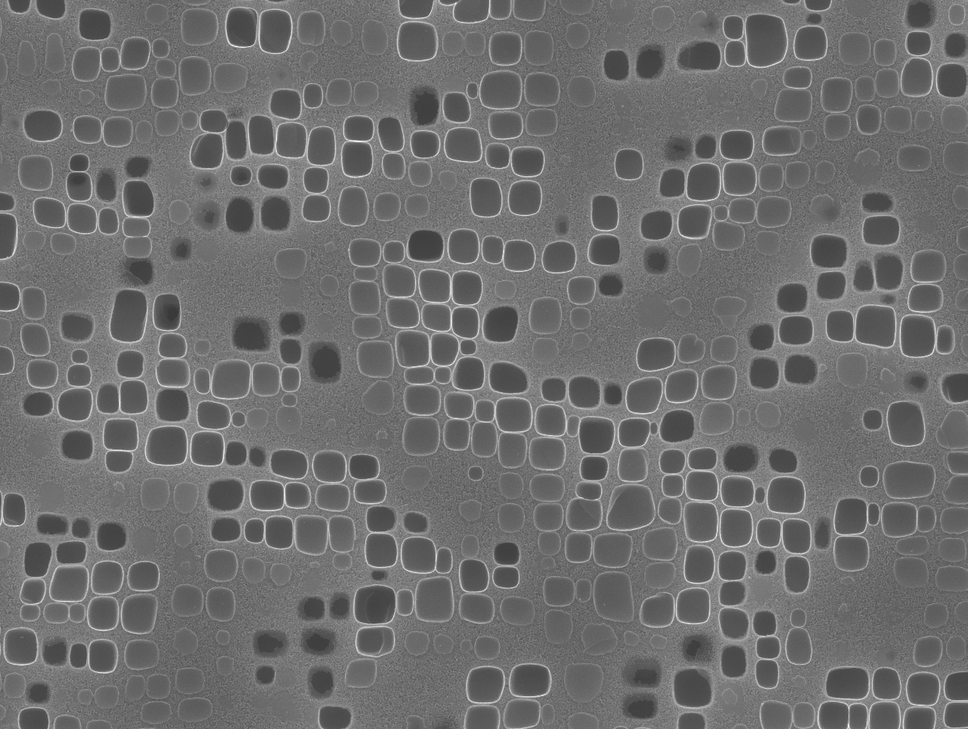
#> input picture images/AMSP2_11_8h1320C_B_2_D_10k2_SEI_crop.tif, 968 x 729 px, shrunk from 1280 x 963 before the run
$ python -i SR_ARsquare_V2.py   (imports and definitions only)
#> lines starting #> are read from the running program, lines starting #| are printed output that depends on the picture; after the words box and inside, x2 and y2 are one past the last pixel; in counts of white or black regions, pixels touching at a corner belong together
# -*- coding: utf-8 -*-
"""
Created on Sun Sep 22 20:15:26 2024

Listes de fonctions utiles pour récupérer le facteur de forme d'une image
List of usefull fonction to calculate the Shape Factor of Precipitates of an image

J.S. Van Sluytman, T.M. Pollock,
Optimal precipitate shapes in nickel-base γ–γ′ alloys,
Acta Materialia,
Volume 60, Issue 4,
2012,
Pages 1771-1783,
ISSN 1359-6454,
https://doi.org/10.1016/j.actamat.2011.12.008.

@author: abelr
"""

import cv2
import numpy as np
import matplotlib.pyplot as plt
import math
# from PIL import Image
from matplotlib.backends.backend_agg import FigureCanvasAgg as FigureCanvas


# Function to remove border touching objects
def remove_border_objects(image_path):
    """
    Removes objects from a binary image that are touching the borders.
    Black on white image.

    Args:
        image_path (str): The file path to the input image. The image should
        be in a format readable by OpenCV.

    Returns:
        numpy.ndarray: The processed image where objects touching the borders
        have been removed. The output is a binary image with white objects
        (255) on a black background (0).

    Description:
        This function loads an image from the given path, converts it to
        grayscale, and then applies Otsu's thresholding to create a binary
        image. It then detects all external contours and checks if any of the
        contours touch the borders of the image. If they do, those contours
        are filled (removed). Finally, the resulting image is inverted
        (white objects on a black background) and returned.

    Steps:
        1. Load the image in grayscale.
        2. Apply Otsu's thresholding to convert it to a binary image.
        3. Find external contours in the binary image.
        4. Create a mask where all objects touching the border are removed.
        5. Apply the mask to the binary image.
        6. Invert the image and return the result.

    Example usage:
        result_image = remove_border_objects("path_to_image.png")
    """
    # Load the image in grayscale
    image = cv2.imread(image_path, cv2.IMREAD_GRAYSCALE)

    # Invert colors to have objects in white on black background
    _, binary_img_otsu = cv2.threshold(np.array(image), 0, 255,
                                       cv2.THRESH_BINARY_INV + cv2.THRESH_OTSU)


    # Extract contours from the binary image
    contours, _ = cv2.findContours(binary_img_otsu, cv2.RETR_EXTERNAL,
                                   cv2.CHAIN_APPROX_SIMPLE)

    # Create an empty mask
    mask = np.ones(image.shape, dtype=np.uint8) * 255

    # Remove contours touching the border
    height, width = binary_img_otsu.shape
    for contour in contours:
        for point in contour:
            if point[0][0] == 0 or point[0][0] == width - 1 or point[0][1] == 0 or point[0][1] == height - 1:
                cv2.drawContours(mask, [contour], -1, 0, thickness=cv2.FILLED)
                break

    # Apply the mask to the original binary image
    result = cv2.bitwise_and(binary_img_otsu, binary_img_otsu, mask=mask)

    # Invert the colors to get the final image
    final_image = cv2.bitwise_not(result)

    return final_image


# *************************** Function N°1 **************************************
#
#
def get_contour(image_path):
    """
    Extracts the largest contour from a binary version of the input image.

    Args:
        image_path (str): The file path to the image.

    Returns:
        tuple: A tuple containing:
            - largest_contour (numpy.ndarray): The largest contour found in
            the image.
            - binary_img_otsu (numpy.ndarray): The binary image after applying
            Otsu's thresholding.

    Description:
        This function loads an image, converts it to grayscale, and applies
        Otsu's thresholding
        to obtain a binary image. It then finds all the external contours in
        the image, and returns
        the largest one based on contour area.
    """
    # Load the image
    # img = Image.open(image_path).convert("L")
    img = remove_border_objects(image_path)
#> in remove_border_objects, image is the input picture: shape (729, 968); min 56, max 255, mean 109.4
#> in remove_border_objects, `_, binary_img_otsu = cv2.threshold(np.array(image), 0, 255, cv2.THRESH..`:
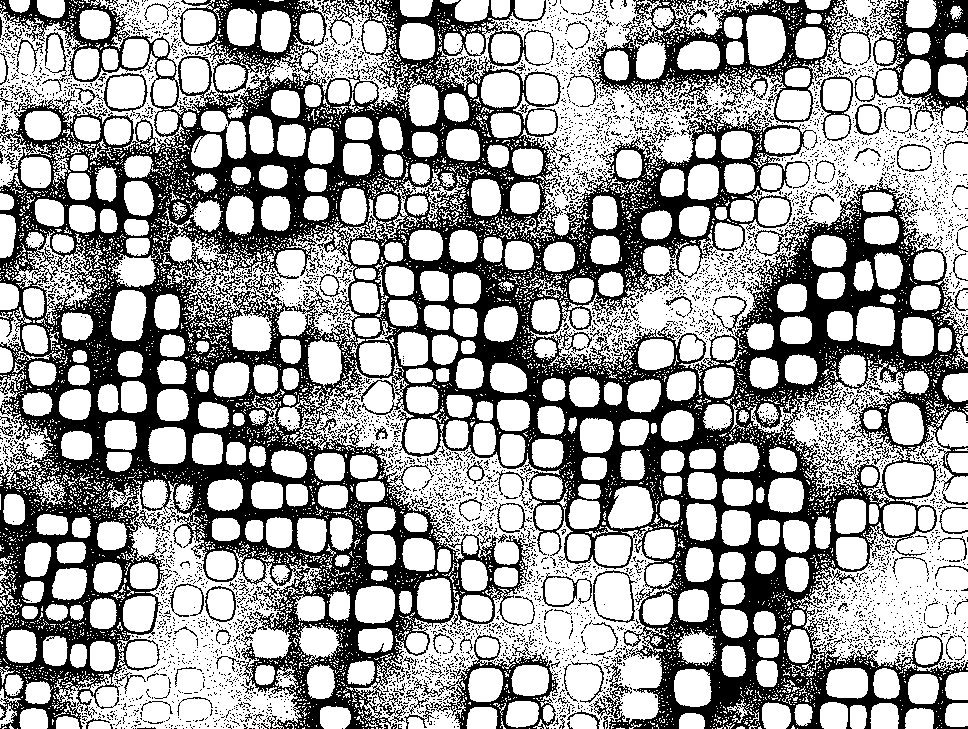
#> binary_img_otsu: shape (729, 968); 62.8% white; 5159 black regions (4972 under 20 px)
#> in remove_border_objects, `contours, _ = cv2.findContours(binary_img_otsu, cv2.RETR_EXTERNAL, cv2..`: contours = 6273 contours, 5855 with area under 20; largest, box (x1, y1, x2, y2) and area: (434, 0, 968, 370) 70766, (277, 338, 678, 729) 48858, (54, 479, 323, 729) 27632, (747, 359, 968, 672) 26640, (0, 0, 238, 187) 16087
#> the loop in remove_border_objects, `for contour in contours:` made 6273 passes
#> contour on passes 1 to 3: [[797, 728]], [[715, 728]], [[712, 728]]
#> after the loop in remove_border_objects, `for contour in contours:`:
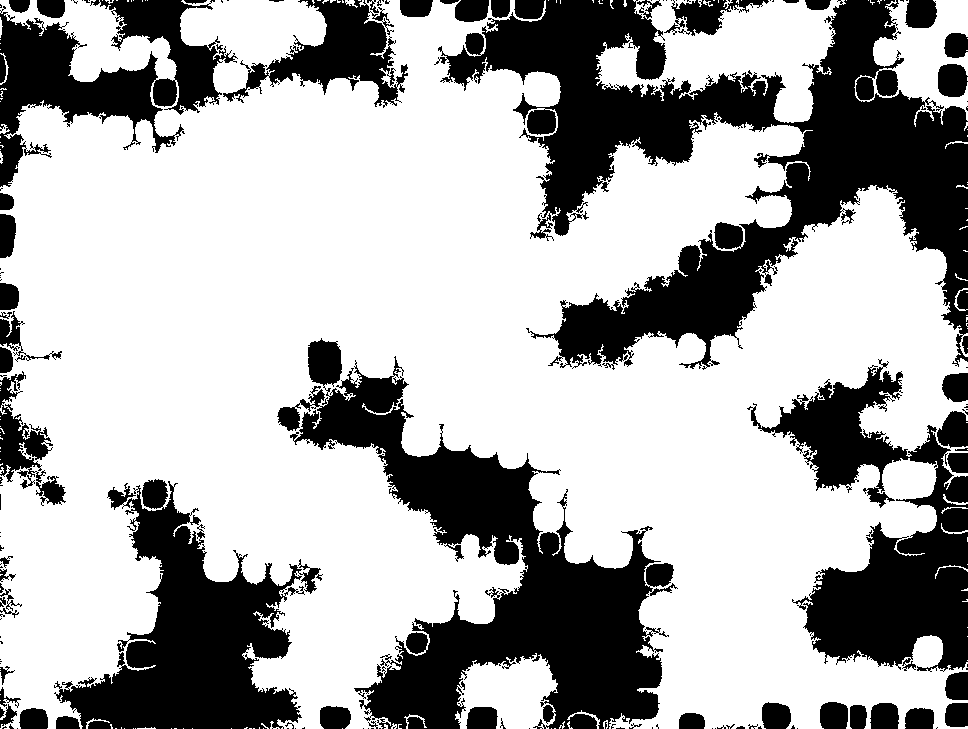
#> mask: shape (729, 968); 67.1% white; 146 black regions (85 under 20 px), largest, box (x1, y1, x2, y2) and area: (434, 0, 968, 370) 75302, (277, 338, 678, 729) 51765, (54, 479, 323, 729) 29217
#> in remove_border_objects, `result = cv2.bitwise_and(binary_img_otsu, binary_img_otsu, mask=mask)`:
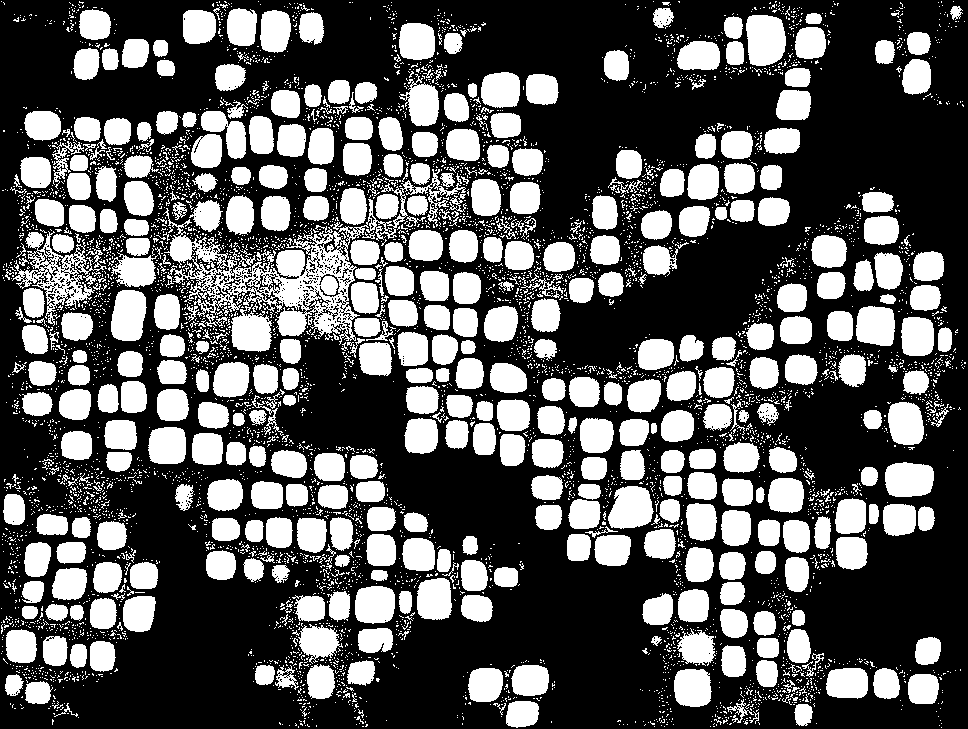
#> result: shape (729, 968); 35.1% white; 6141 white regions (5650 under 20 px), largest, box (x1, y1, x2, y2) and area: (163, 169, 466, 345) 10244, (12, 231, 107, 326) 2559, (746, 15, 786, 66) 1732
#> in remove_border_objects, `final_image = cv2.bitwise_not(result)`: final_image: shape (729, 968); 64.9% white; 6141 black regions (5650 under 20 px)

    # Convert the image to binary using Otsu's method
    _, binary_img_otsu = cv2.threshold(np.array(img), 0, 255,
                                       cv2.THRESH_BINARY_INV + cv2.THRESH_OTSU)

    # Extract contours from the binary image
    contours, _ = cv2.findContours(binary_img_otsu, cv2.RETR_EXTERNAL,
                                   cv2.CHAIN_APPROX_SIMPLE)

    # Get the largest contour
    largest_contour = max(contours, key=cv2.contourArea)

    return largest_contour, binary_img_otsu


# *************************** Function N°2 **************************************
def find_enclosing_quadrilateral_from_contour(largest_contour, binary_img_otsu):
    """
    Finds the minimum area enclosing quadrilateral (bounding box) around the
    largest contour.

    Args:
        largest_contour (numpy.ndarray): The largest contour extracted from
        the image.
        binary_img_otsu (numpy.ndarray): The binary image used for contour
        extraction.

    Returns:
        tuple: A tuple containing:
            - box_points (numpy.ndarray): The coordinates of the four vertices
            of the enclosing quadrilateral.
            - largest_contour (numpy.ndarray): The largest contour passed into
            the function.
            - binary_img_otsu (numpy.ndarray): The binary image used for
            processing.

    Description:
        This function computes the smallest possible quadrilateral
        (minimum bounding box) that encloses
        the provided contour. It uses OpenCV's `minAreaRect` and `boxPoints`
        functions to get the four
        corner points of this quadrilateral.
        """
    # Get the minimum area bounding quadrilateral (external to the particle)
    rect = cv2.minAreaRect(largest_contour)

    # Get the coordinates of the bounding quadrilateral
    box_points = cv2.boxPoints(rect)
    box_points = np.intp(box_points)

    return box_points, largest_contour, binary_img_otsu

# *************************** Function N°3 **************************************
def find_enclosing_quadrilateral(image_path):
    """
    Detects the largest contour and finds the minimum area enclosing
    quadrilateral for an image.

    Args:
        image_path (str): The file path to the image.

    Returns:
        tuple: A tuple containing:
            - box_points (numpy.ndarray): The coordinates of the four vertices
            of the enclosing quadrilateral.
            - largest_contour (numpy.ndarray): The largest contour found in the
            image.
            - binary_img_otsu (numpy.ndarray): The binary image after applying
            Otsu's thresholding.

    Description:
        This function combines `GetContour` and
        `find_enclosing_quadrilateral_from_contour`.
        It first detects the largest contour in the input image using Otsu's
        thresholding and
        then computes the minimum area enclosing quadrilateral around
        that contour.
    """
    # Get the minimum area bounding quadrilateral (external to the particle )
    largest_contour, binary_img_otsu = get_contour(image_path)
#> in get_contour, `contours, _ = cv2.findContours(binary_img_otsu, cv2.RETR_EXTERNAL, cv2..`: contours = 6127 contours, 5759 with area under 20; largest, box (x1, y1, x2, y2) and area: (163, 169, 466, 345) 11794, (12, 231, 107, 326) 2912, (746, 15, 786, 66) 1658, (608, 486, 654, 529) 1454, (111, 290, 147, 341) 1442
#> in get_contour, `largest_contour = max(contours, key=cv2.contourArea)`: largest_contour = contour of 2364 points, box (x1, y1, x2, y2) (163, 169, 466, 345), area 11794
    box_points, largest_contour, binary_img_otsu = find_enclosing_quadrilateral_from_contour(largest_contour, binary_img_otsu)
#> in find_enclosing_quadrilateral_from_contour, `rect = cv2.minAreaRect(largest_contour)`: rect = ((319.4, 266.2), (310.8, 159.7), -8.34)
#> in find_enclosing_quadrilateral_from_contour, `box_points = cv2.boxPoints(rect)`: box_points = [[177.3, 367.7], [154.1, 209.7], [461.6, 164.7], [484.7, 322.6]]
#> in find_enclosing_quadrilateral_from_contour, `box_points = np.intp(box_points)`: box_points = [[177, 367], [154, 209], [461, 164], [484, 322]]
#> box_points = [[177, 367], [154, 209], [461, 164], [484, 322]]
    return box_points, largest_contour, binary_img_otsu


# *************************** Function N°4 **************************************
# Function to calculate the closest point on a line segment from a given point
# [647 lines left out: functions closest_point_on_segment, define_min_length, find_close_points, distance_two_points, points_les_plus_eloignes, divide_points_by_quadrilateral_edges and 5 more, not called in this run]

>>> result = find_enclosing_quadrilateral('images/AMSP2_11_8h1320C_B_2_D_10k2_SEI_crop.tif')
